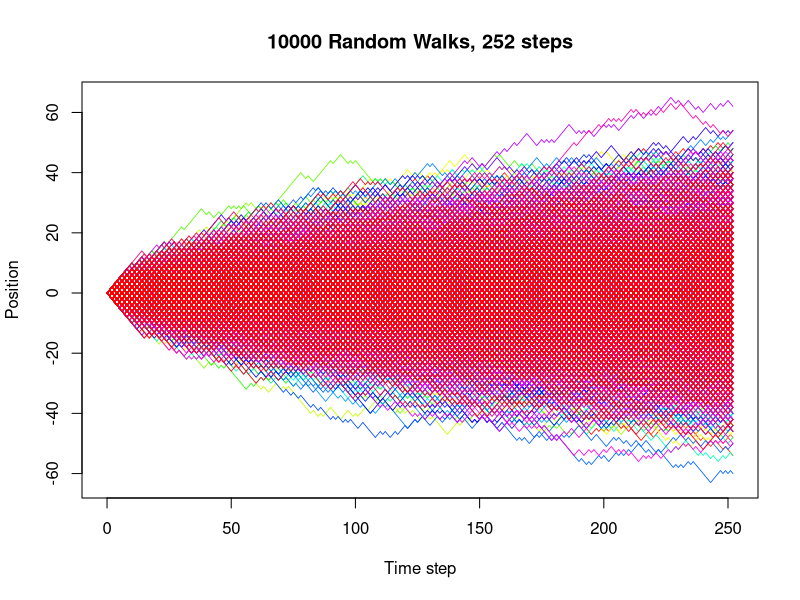

Recreate this plot in R.
p <- 0.5; q <- 1-p;
Nt <- 252;
Np <- 1e4;
z <- matrix(runif(Nt*Np), nrow=Nt)
x <- sign(p-z);

s <- rbind(0, apply(x, 2, cumsum))

matplot(0:Nt, s, type="l", lty=1, lwd=0.8,
        xlab="Time step", ylab="Position",
        main=paste(Np, "Random Walks,", Nt, "steps"),
        col=rainbow(Np))
